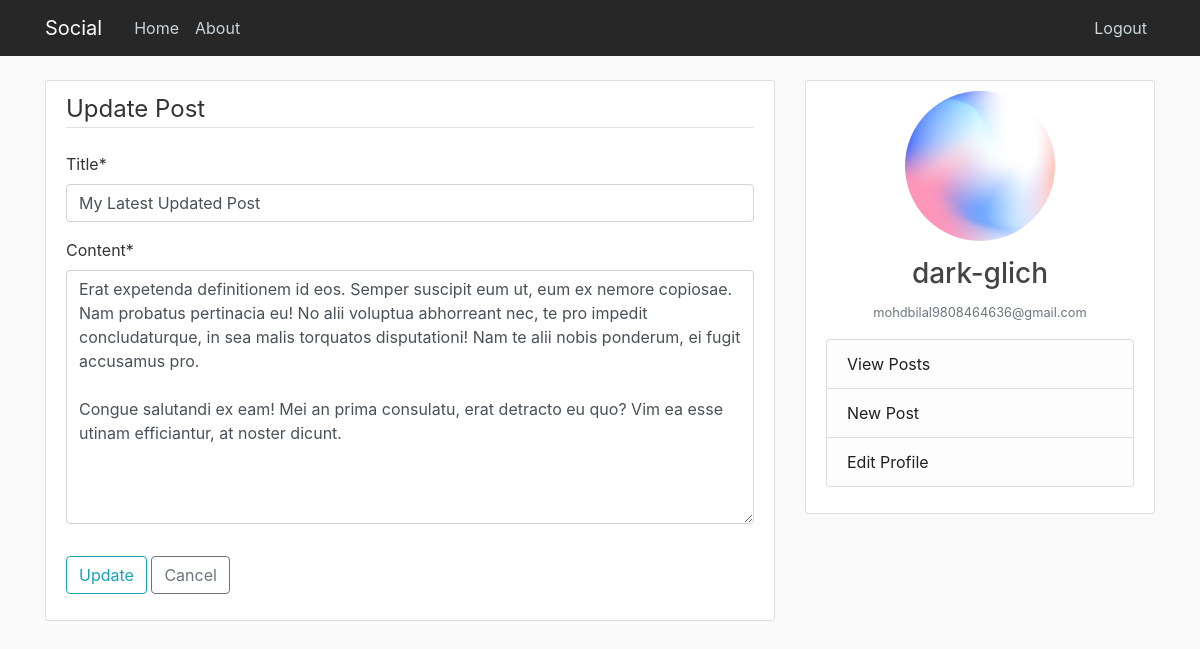
The page /post/82/update (signed in) on the database its author committed.
### main/models.py (models this page shows, shortened)
class Post(models.Model):
    title = models.CharField(max_length=200)
    content = models.TextField()
    date = models.DateTimeField(default=timezone.now)
    author = models.ForeignKey(User, on_delete=models.CASCADE)

### users/models.py (models this page shows, shortened)
class profile(models.Model):
    user = models.OneToOneField(User, on_delete=models.CASCADE)
    image = models.ImageField(default='default.png', upload_to='profile_pics')

### main/views.py (the view, shortened to what this page needs)
# urls.py: path('post/<int:pk>/update', PostUpdateView.as_view(), name='update'),
class PostUpdateView(LoginRequiredMixin, UserPassesTestMixin, UpdateView):
    model = Post
    fields = ['title', 'content']
    template_name = 'main/update.html'
    def test_func(self):
        post = self.get_object()
        if self.request.user == post.author:
            return True
        else:
            return False

### main/templates/main/update.html (shortened to what this page needs)
{%extends "main/base.html"%}
{% load crispy_forms_tags %}
{%block content%}
<div class="content-section">
    <form method="POST">
        <fieldset class="form-group">
            <legend class="border-bottom mb-4">Update Post</legend>
            {{ form|crispy }}
        </fieldset>
        <div class="form-group">
            <button class="btn btn-outline-info" type="submit">Update</button>
            <a class="btn btn-outline-secondary" href="{% url 'detail' object.id %}">Cancel</a>
        </div>
    </form>
</div>
{%endblock%}

### main/templates/main/base.html (shortened to what this page needs)
{%load static%}
<!doctype html>
<html lang="en">
  <head>
    <link rel="stylesheet" href="https://maxcdn.bootstrapcdn.com/bootstrap/4.0.0/css/bootstrap.min.css">
    <link rel="stylesheet" type="text/css" href="{% static 'main/style.css' %}">
  </head>
    <body>
      <header class="site-header">
        <nav class="navbar navbar-expand-md navbar-dark bg-steel fixed-top" style="background-color: rgb(39, 39, 39) ">
          <div class="container">
            <a class="navbar-brand mr-4" href="{% url 'home' %}">Social</a>
            <div class="collapse navbar-collapse" id="navbarToggle">
              <div class="navbar-nav mr-auto">
                <a class="nav-item nav-link" href="{% url 'home' %}">Home</a>
                <a class="nav-item nav-link" href="{% url 'about' %}">About</a>
              </div>
              <div class="navbar-nav">
                {% if user.is_authenticated %}
                  <a class="nav-item nav-link" href="{% url 'logout' %}">Logout</a>
                {% else %}
                  <a class="nav-item nav-link" href="{% url 'register' %}">Register</a>
                  <a class="nav-item nav-link" href="{% url 'login' %}">Login</a>
                {% endif %}
              </div>
            </div>
          </div>
        </nav>
      </header>
      <main role="main" class="container">
        <div class="row">
          <div class="col-md-8">
            {% block content %}{% endblock %}
          </div>
          <div class="col-md-4">
            <div class="content-section" style="position: sticky; top: 5rem;">
                <img class="rounded-circle account-img" src="{{ user.profile.image.url }}" style="height: 150px; width: 150px; display: block; margin-left: auto; margin-right: auto;">
                <h3 style="text-align: center;">{{user}}</h3>
                <p style="text-align: center;" class="text-muted"><small>{{user.email}}</small></p>
                <ul class="list-group">
                  <li class="list-group-item list-group-item-light"><a href="{% url 'user-posts' user %}" style="color: rgb(31, 31, 31);">View Posts</a></li>
                  <li class="list-group-item list-group-item-light"><a href="{% url 'create' %}" style="color: rgb(31, 31, 31);">New Post</a></li>
                  <li class="list-group-item list-group-item-light"><a href="{% url 'profile' %}" style="color: rgb(31, 31, 31);">Edit Profile</a></li>
                </ul>
            </div>
          </div>
        </div>
      </main>
    </body>
</html>

### main/static/main/style.css (style rules this page uses)
body { background: #fafafa; color: #333333; margin-top: 5rem; }
h1, h2, h3, h4, h5, h6 { color: #444444; }
ul { margin: 0; }
.bg-steel { background-color: #5f788a; }
.site-header .navbar-nav .nav-link { color: #cbd5db; }
.content-section { background: #ffffff; padding: 10px 20px; border: 1px solid #dddddd; border-radius: 3px; margin-bottom: 20px; }
.account-img { height: 125px; width: 125px; margin-right: 20px; margin-bottom: 16px; }

### rows shown on the page
Post: title "My Latest Updated Post", content "Erat expetenda definitionem id eos. Semper suscipit eum ut, eum ex nemore copiosae. Nam probatus pertinacia eu! No alii voluptua abhorreant nec, te pro impedit concludaturque, in sea malis torquatos disputationi! Nam te alii nobis ponderum, ei fugit accusamus pro. Congue salutandi ex eam! Mei an prima consulatu, erat detracto eu quo? Vim ea esse utinam efficiantur, at noster dicunt."

### other values the page prints
{{ user }} "dark-glich"
{{ user.email }} "mohdbilal9808464636@gmail.com"
